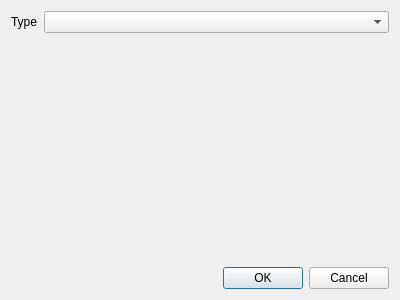
<?xml version="1.0" encoding="UTF-8"?>
<ui version="4.0">
 <class>AddObjectDialog</class>
 <widget class="QDialog" name="AddObjectDialog">
  <property name="geometry">
   <rect>
    <x>0</x>
    <y>0</y>
    <width>400</width>
    <height>300</height>
   </rect>
  </property>
  <property name="windowTitle">
   <string>Add Object</string>
  </property>
  <layout class="QGridLayout" name="gridLayout">
   <item row="4" column="0">
    <widget class="QDialogButtonBox" name="buttonBox">
     <property name="orientation">
      <enum>Qt::Horizontal</enum>
     </property>
     <property name="standardButtons">
      <set>QDialogButtonBox::Cancel|QDialogButtonBox::Ok</set>
     </property>
     <property name="centerButtons">
      <bool>false</bool>
     </property>
    </widget>
   </item>
   <item row="0" column="0">
    <layout class="QFormLayout" name="SettingsFormLayout">
     <property name="verticalSpacing">
      <number>0</number>
     </property>
     <item row="0" column="0">
      <widget class="QLabel" name="ObjectTypeLabel">
       <property name="text">
        <string>Type</string>
       </property>
      </widget>
     </item>
     <item row="0" column="1">
      <widget class="QComboBox" name="ObjectTypeComboBox"/>
     </item>
    </layout>
   </item>
   <item row="2" column="0">
    <spacer name="verticalSpacer">
     <property name="orientation">
      <enum>Qt::Vertical</enum>
     </property>
     <property name="sizeHint" stdset="0">
      <size>
       <width>20</width>
       <height>40</height>
      </size>
     </property>
    </spacer>
   </item>
  </layout>
 </widget>
 <resources/>
 <connections>
  <connection>
   <sender>buttonBox</sender>
   <signal>accepted()</signal>
   <receiver>AddObjectDialog</receiver>
   <slot>accept()</slot>
   <hints>
    <hint type="sourcelabel">
     <x>248</x>
     <y>254</y>
    </hint>
    <hint type="destinationlabel">
     <x>157</x>
     <y>274</y>
    </hint>
   </hints>
  </connection>
  <connection>
   <sender>buttonBox</sender>
   <signal>rejected()</signal>
   <receiver>AddObjectDialog</receiver>
   <slot>reject()</slot>
   <hints>
    <hint type="sourcelabel">
     <x>316</x>
     <y>260</y>
    </hint>
    <hint type="destinationlabel">
     <x>286</x>
     <y>274</y>
    </hint>
   </hints>
  </connection>
 </connections>
</ui>
